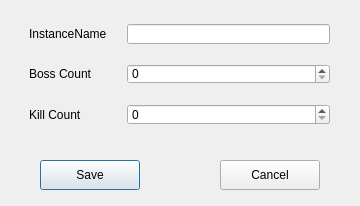
<?xml version="1.0" encoding="UTF-8"?>
<ui version="4.0">
 <class>AddInstancePopUp</class>
 <widget class="QDialog" name="AddInstancePopUp">
  <property name="geometry">
   <rect>
    <x>0</x>
    <y>0</y>
    <width>360</width>
    <height>206</height>
   </rect>
  </property>
  <property name="windowTitle">
   <string>Dialog</string>
  </property>
  <widget class="QWidget" name="formLayoutWidget">
   <property name="geometry">
    <rect>
     <x>9</x>
     <y>4</y>
     <width>341</width>
     <height>141</height>
    </rect>
   </property>
   <layout class="QFormLayout" name="formLayout">
    <property name="horizontalSpacing">
     <number>20</number>
    </property>
    <property name="verticalSpacing">
     <number>20</number>
    </property>
    <property name="leftMargin">
     <number>20</number>
    </property>
    <property name="topMargin">
     <number>20</number>
    </property>
    <property name="rightMargin">
     <number>20</number>
    </property>
    <property name="bottomMargin">
     <number>20</number>
    </property>
    <item row="0" column="0">
     <widget class="QLabel" name="instanceNameLabel">
      <property name="text">
       <string>InstanceName</string>
      </property>
     </widget>
    </item>
    <item row="0" column="1">
     <widget class="QLineEdit" name="instanceNameLineEdit"/>
    </item>
    <item row="2" column="0">
     <widget class="QLabel" name="killCountLabel">
      <property name="text">
       <string>Kill Count</string>
      </property>
     </widget>
    </item>
    <item row="2" column="1">
     <widget class="QSpinBox" name="killCountSpinBox"/>
    </item>
    <item row="1" column="0">
     <widget class="QLabel" name="bossCountLabel">
      <property name="text">
       <string>Boss Count</string>
      </property>
     </widget>
    </item>
    <item row="1" column="1">
     <widget class="QSpinBox" name="bossCountSpinBox"/>
    </item>
   </layout>
  </widget>
  <widget class="QPushButton" name="saveButton">
   <property name="geometry">
    <rect>
     <x>40</x>
     <y>160</y>
     <width>100</width>
     <height>30</height>
    </rect>
   </property>
   <property name="text">
    <string>Save</string>
   </property>
  </widget>
  <widget class="QPushButton" name="cancelButton">
   <property name="geometry">
    <rect>
     <x>220</x>
     <y>160</y>
     <width>100</width>
     <height>30</height>
    </rect>
   </property>
   <property name="text">
    <string>Cancel</string>
   </property>
  </widget>
 </widget>
 <resources/>
 <connections/>
</ui>
